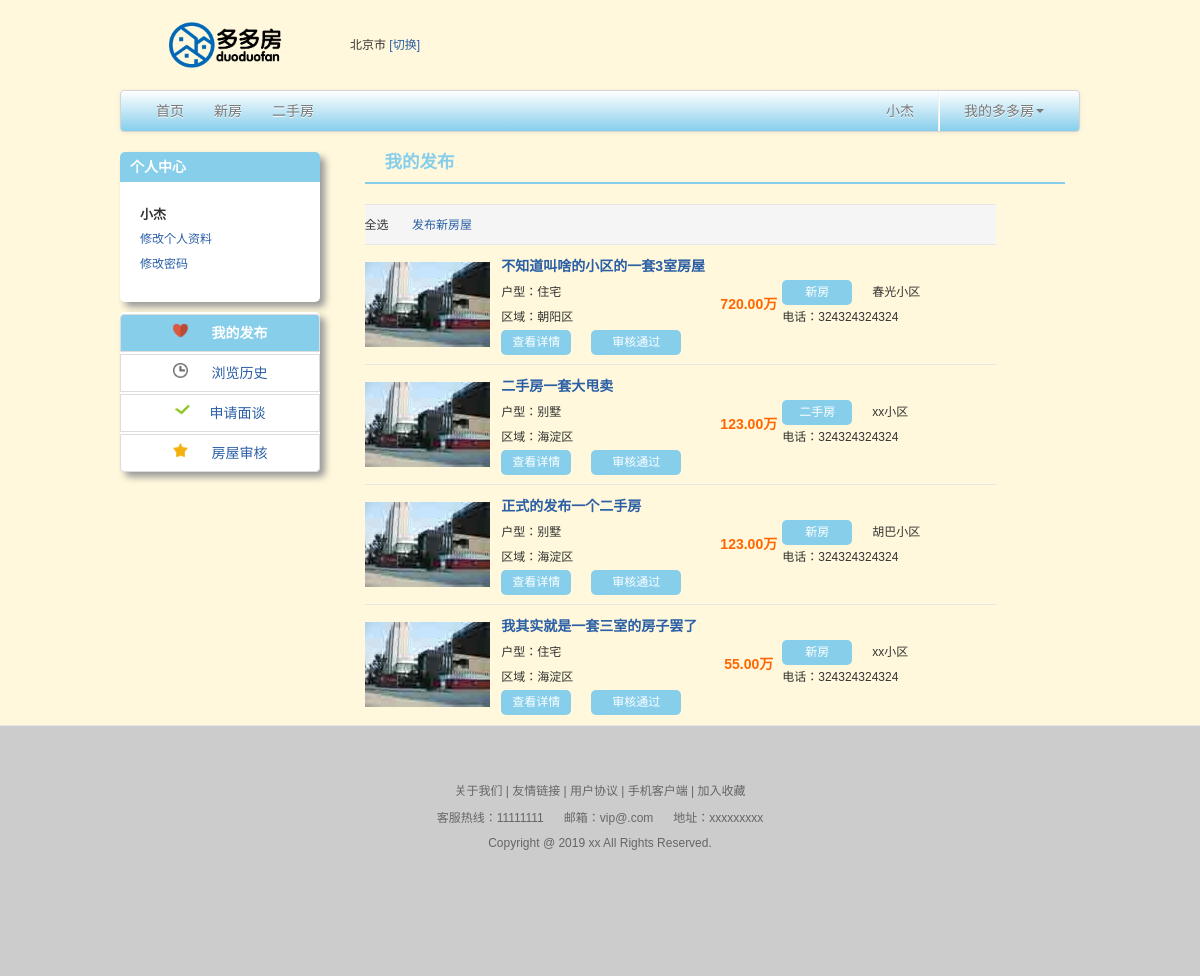
Screenshot of /ManageRelease (signed in) with the database file from the repository.
### app/models.py (models this page shows, shortened)
class MyUser(models.Model):
    user = models.OneToOneField(User, on_delete=models.CASCADE, verbose_name='用户')
    phone = models.CharField(max_length=28, verbose_name='手机号')
    area = models.ForeignKey(Area, on_delete=models.CASCADE, verbose_name='用户所属地区')

class Area(models.Model):
    area_type_choices = (
        (1, '省'),
        (2, '市'),
        (3, '区/县')
    )
    name = models.CharField(max_length=10, verbose_name='地区名称')
    area_type = models.PositiveIntegerField(choices=area_type_choices, verbose_name='行政级别')
    province = models.ForeignKey(to='Area', verbose_name='所属省会', on_delete=models.CASCADE, null=True, blank=True)

class Houses(models.Model):
    door_model_choices = (
        (1, '一室'),
        (2, '二室'),
        (3, '三室'),
        (4, '四室'),
        (5, '四室以上')
    )
    house_type_choices = (
        (1, '住宅'),
        (2, '别墅'),
        (3, '写字楼'),
        (4, '商铺')
    )
    audit_type_choices = (
        (1, '待审核'),
        (2, '审核失败'),
        (3, '审核通过')
    )
    title = models.CharField(max_length=128, verbose_name='房屋标题')
    area = models.ForeignKey('Area', on_delete=models.CASCADE, verbose_name='所属区域')
    plot_name = models.CharField(max_length=64, verbose_name='所属小区名')
    acreage = models.PositiveIntegerField(verbose_name='面积')
    price = models.DecimalField(max_digits=10, decimal_places=2, verbose_name='价格(元/m)')
    total_prices = models.DecimalField(max_digits=10, decimal_places=2, verbose_name='总价(万)')
    housing_details = models.TextField(verbose_name='房屋详情')
    door_model = models.PositiveIntegerField(choices=door_model_choices, verbose_name='户型')
    house_type = models.PositiveIntegerField(choices=house_type_choices, verbose_name='房屋类型')
    is_new = models.BooleanField(verbose_name='是否是新房')
    master_img = models.ImageField(upload_to='houseImg', verbose_name='房屋主图')
    img = models.ManyToManyField(to='HouseImg', verbose_name='房屋图片')
    fllor = models.PositiveIntegerField(verbose_name='楼层')
    audit_type = models.PositiveIntegerField(choices=audit_type_choices, verbose_name='审核状态')
    user = models.ForeignKey(User, verbose_name='发布用户', on_delete=models.CASCADE)
    decorate_situation = models.CharField(max_length=12, verbose_name='装修情况')
    create_datetime = models.DateTimeField(auto_now=True, verbose_name='发布时间')

### app/views.py (the view)
# urls.py: path('ManageRelease', views.manage_release, name='manage_release'),  # 个人发布管理
def manage_release(request):
    house_obj = models.Houses.objects.filter(user=request.user).all()
    context = {
        'house_obj': house_obj
    }
    return render(request, 'userinfo/ManageRelease.html', context)

### app/context_processors.py (called while the page is built)
def template_area(request):
    return {'area': models.Area.objects.filter(area_type=1).all()}

### templates/userinfo/ManageRelease.html (shortened to what this page needs)
{% extends 'userinfo/user_base.html' %}
{% block user_style %}
    <link href="/static/css/MyFavorite.css" rel="stylesheet" type="text/css"/>
{% endblock user_style %}
{% block body-style %}
{% endblock body-style %}
{% block user_body %}
    <div class="span8">
        <div class="myFavorite-title">
            <h4>我的发布</h4>
        </div>
    </div>
    <div class="span8" id="myFavorite">
        <table width="700" cellspacing="0" cellpadding="0" border="0">
            <tr height="40" class="tr-bgclor">
                <td align="left">
                    <span>全选</span>
                    <a href="/addHouse" class="delete">发布新房屋</a></td>
                <td></td>
                <td></td>
                <td></td>
            </tr>
            {% for house in house_obj %}
                <tr height="120" valign="middle">
                    <td width="150" align="left"><img src="/static/images/Favorite.jpg" width="125" height="85"
                                                      border="0"/>
                    </td>
                    <td width="230">
                        <p><a href="#" class="PropertyName">{{ house.title }}</a></p>
                        <p>户型：<span>{{ house.get_house_type_display }}</span></p>
                        <p>区域：<span>{{ house.area.name }}</span></p>
                        <a href="/HouseDetail/{{ house.id }}" class="readdetail">查看详情</a><a href="#"
                                                                                            class="SubscriptionInfo">{{ house.get_audit_type_display }}</a>
                    </td>
                    <td width="70" align="center"><p class="PropertyPrice">{{ house.total_prices }}万</p></td>
                    <td width="230">
                        <p>
                            {{ house.plot_name }}
                            <a class="readdetail">{% if house.is_new %} 新房{% else %}二手房 {% endif %}</a>
                        </p>
                        <p>电话：<span>{{ house.user.myuser.phone }}</span></p></td>
                </tr>
            {% endfor %}
        </table>
    </div>
{% endblock user_body %}

### templates/userinfo/user_base.html (shortened to what this page needs)
{% extends 'app/main.html' %}
{% block main-style %}
    <link href="/static/css/common/UserInfoLeft.css" rel="stylesheet" type="text/css"/>
    {% block user_style %}{% endblock user_style %}
{% endblock main-style %}
{% block main-body %}
    <div id="Left" class="span4">
        <div class="personalCenter">
            <div class="personalCenter-title">
                <h5>个人中心</h5>
            </div>
            <div class="personalCenter-content">
                <p class="userName">{{ request.user.first_name }}</p>
                <p><a href="/changeUserInfo">修改个人资料</a></p>
                <p><a href="/changePassword">修改密码</a></p>
            </div>
        </div>
        <div class="userFunction">
            <ul class="nav nav-pills nav-tabs nav-stacked">
                <li>
                    <a href="/ManageRelease" class="MyFavorites">
                        <img src="/static/images/MyFavorites.png" width="15" height="15" border="0">
                        我的发布
                    </a>
                </li>
                <li>
                    <a href="/ShowHistory" class="BrowseHistory">
                        <img src="/static/images/BrowseHistory.png" width="15" height="15" border="0">
                        浏览历史
                    </a>
                </li>
                <li><a href="/ShowInterview" class="Subscription"><img src="/static/images/Subscription.png"
                                                                       width="15"
                                                                       height="15" border="0">申请面谈</a></li>
                {% if request.user.is_staff %}
                    <li>
                        <a href="/audit" class="Released">
                            <img src="/static/images/ReleaseSale.png" width="15" height="15" border="0">
                            房屋审核
                        </a>
                    </li>
                {% endif %}
            </ul>
        </div>
    </div>
    {% block user_body %}
    {% endblock user_body %}
{% endblock main-body %}

### templates/app/main.html (shortened to what this page needs)
{% extends 'base.html' %}
{% block style %}
    <link href="/static/css/bootstrap.min.css" rel="stylesheet">
    <link href="/static/css/bootstrap-responsive.min.css" rel="stylesheet">
    <link href="/static/css/style.css" rel="stylesheet">
    <link href="/static/css/common/top.css" rel="stylesheet" type="text/css">
    <link href="/static/css/common/foot.css" rel="stylesheet" type="text/css">
    <link href="/static/css/common/Compatibility.css" rel="stylesheet" type="text/css">
    {% block main-style %}{% endblock main-style %}
{% endblock style %}
{% block body %}
    {% block excloud-foot-body %}
        <div class="container-fluid">
            <div id="top">
                <div class="span2" id="logo">
                    <a href="#"><img src="/static/img/logo.png" width="150" height="50" border="0"></a>
                </div>
                <div class="span2" id="City">
                    {% if request.user.is_authenticated %}
                        <span>{{ request.user.myuser.area.name }}</span>
                        <a href="#myModal" role="button" data-toggle="modal">[切换]</a>
                    {% else %}
                        <span>北京</span><a href="/login">[切换]</a>
                    {% endif %}
                </div>
                <div class="span10">
                </div>
            </div>
            <div class="row-fluid">
                <div class="span12">
                    <div class="navbar">
                        <div class="navbar-inner">
                            <div class="nav-collapse collapse navbar-responsive-collapse" id="Navigation">
                                <ul class="nav">
                                    <li {% if request.path == '/' %}class="active" {% endif %}>
                                        <a href="/">首页</a>
                                    </li>
                                    <li {% if request.path == '/NewHouseList' %} class="active" {% endif %}>
                                        <a href="/NewHouseList">新房</a>
                                    </li>
                                    <li {% if request.path == '/OldHouseList' %} class="active" {% endif %} >
                                        <a href="/OldHouseList">二手房</a>
                                    </li>
                                </ul>
                                <ul class="nav pull-right">
                                    {% if request.user.is_authenticated %}
                                        <li>
                                            <a href="#">{{ request.user.first_name }}</a>
                                        </li>
                                        <li class="divider-vertical">
                                        </li>
                                        <li class="dropdown">
                                            <a data-toggle="dropdown" class="dropdown-toggle" href="#">我的多多房<strong
                                                    class="caret"></strong></a>
                                        </li>
                                    {% endif %}
                                </ul>
                            </div>
                        </div>
                    </div>
                    {% block main-body %}{% endblock main-body %}
                </div>
            </div>
        </div>
    {% endblock %}
    <div id="foot">
        <a href="#">关于我们 |</a>
        <a href="#">友情链接 |</a>
        <a href="#">用户协议 |</a>
        <a href="#">手机客户端 |</a>
        <a href="#">加入收藏</a>
        <p><span>客服热线：11111111</span><span>邮箱：vip@.com</span><span>地址：xxxxxxxxx</span></p>
        <p>Copyright @ 2019 xx All Rights Reserved.</p>
    </div>
{% endblock body %}

### templates/base.html (shortened to what this page needs)
<!DOCTYPE html>
<html lang="en">
<head>
    {% block style %}{% endblock style %}
</head>
<body {% block body-style %}{% endblock body-style %}>
{% block  body %}{% endblock body %}
</body>
</html>

### static/css/style.css (style rules this page uses)
h5 { color: #FFFFFF; margin: 0 0 0 10px; line-height: 30px; float: left; }
.PropertyPrice { color: #FF6600; }

### static/css/common/top.css (style rules this page uses)
* { margin:0;padding:0;list-style-type:none; }
body { font-family:Arial, Helvetica, sans-serif; font-size:12px; background-color:#fff8dc; }
.container-fluid { width:960px; margin:0 auto; padding:0; }
p { margin:0; line-height:25px; }
.span12 { width:960px; }
.span6,.span12,.span8,.span4,.span9,.span3 { margin:0; }
.span12 { padding:0; }
#top { width:960px; height:50px; padding:20px 0 20px 0; }
#logo { float:left; }
#City { line-height:50px; float:left; }
.navbar { width:960px; }
.span8 { margin-left:0; }
.nav li a { font-size:14px; }

### static/css/common/foot.css (style rules this page uses)
#foot { text-align:center; line-height:30px; padding:50px 0 0 0; border-top:1px solid #e7e7e7; width:100%; height:200px; background-color:#CCCCCC; color:#666666; }
#foot a { text-decoration:none; color:#666666; }
#foot span { margin:0 10px 0 10px; }

### static/css/common/Compatibility.css (style rules this page uses)
html { color:#000; background:#fff; -webkit-text-size-adjust: 100%; -ms-text-size-adjust: 100%; }
body, button, input, select, textarea { font:12px/1.5 tahoma, arial, Hiragino Sans GB, "����", \5b8b\4f53; }
table { border-collapse:collapse; border-spacing:0; }
fieldset, img { border:0; vertical-align:top; }
ol, ul { list-style:none; }
a { color:#2a5ea5; }
ins, a { text-decoration:none; }

### static/css/common/UserInfoLeft.css (style rules this page uses)
#Left { width:200px; float:left; margin:0 20px 0 0; }
.personalCenter { height:150px; width:200px; border-radius: 5px; -moz-border-radius:5px; -webkit-border-radius:5px; background-color:#FFFFFF; box-shadow:5px 5px 7px #999; -webkit-box-shadow:5px 5px 7px #999; -moz-box-shadow:5px 5px 7px #999; }
.personalCenter-title { background-color:#87CEEB; -moz-border-radius-topleft:5px; -moz-border-radius-topright:5px; -webkit-border-top-left-radius:5px; -webkit-border-top-right-radius:5px; height:30px; width:200px; margin:0; }
h5 { color:#FFFFFF; margin:0 0 0 10px; line-height:30px; text-align:center; }
.personalCenter-content { width:160px; margin:20px; }
.userName { font-size:13px; font-weight:bold; }
.userFunction,.MortgageCalculator { width:200px; margin:10px 0 10px 0; border-radius: 5px; -moz-border-radius:5px; -webkit-border-radius:5px; background-color:#FFFFFF; box-shadow:5px 5px 7px #999; -webkit-box-shadow:5px 5px 7px #999; -moz-box-shadow:5px 5px 7px #999; }
.userFunction ul { margin:0; }
.userFunction ul li img,.MortgageCalculator ul li img { margin:0 20px 0 0; }
.userFunction ul li a,.MortgageCalculator ul li a { text-align:center; }

### static/css/MyFavorite.css (style rules this page uses)
.MyFavorites { background-color:#87ceeb; font-weight:bold; color:#FFFFFF; }
.myFavorite-title h4 { color:#87ceeb; margin:0 0 10px 20px; }
.myFavorite-title { width:700px; margin:0 0 20px 0; border-bottom:2px solid #87ceeb; }
.span12 { width:960px; }
.delete { margin:0 0 0 20px; }
.tr-bgclor { background-color:#F5F5F5; }
#myFavorite table td { border-top:1px solid #e7e7e7; }
.PropertyPrice { font-size:14px; font-weight:bold; color:#FF6600; }
.readdetail { width:70px; height:25px; float:left; text-align:center; line-height:25px; color:#FFFFFF; display:block; background-color:#87ceeb; border-radius: 5px; -moz-border-radius:5px; -webkit-border-radius:5px; margin:0 20px 0 0; }
.SubscriptionInfo { width:90px; height:25px; float:left; text-align:center; line-height:25px; color:#FFFFFF; display:block; background-color:#87ceeb; border-radius: 5px; -moz-border-radius:5px; -webkit-border-radius:5px; }
.PropertyName { font-weight:bold; font-size:14px; }

### templates/app/main.html (style rules this page uses)
.span12 { margin-left: 0 !important; }

### rows the page displays
Houses: title "不知道叫啥的小区的一套3室房屋", house_type "住宅", area.name "朝阳区", audit_type "审核通过", total_prices "720.00", plot_name "春光小区", is_new "新房", user.myuser.phone "324324324324"
Houses: title "二手房一套大甩卖", house_type "别墅", area.name "海淀区", audit_type "审核通过", total_prices "123.00", plot_name "xx小区", is_new "二手房", user.myuser.phone "324324324324"
Houses: title "正式的发布一个二手房", house_type "别墅", area.name "海淀区", audit_type "审核通过", total_prices "123.00", plot_name "胡巴小区", is_new "新房", user.myuser.phone "324324324324"
Houses: title "我其实就是一套三室的房子罢了", house_type "住宅", area.name "海淀区", audit_type "审核通过", total_prices "55.00", plot_name "xx小区", is_new "新房", user.myuser.phone "324324324324"

### other values shown
{{ request.user.myuser.area.name }} "北京市"
{{ request.user.first_name }} "小杰"
